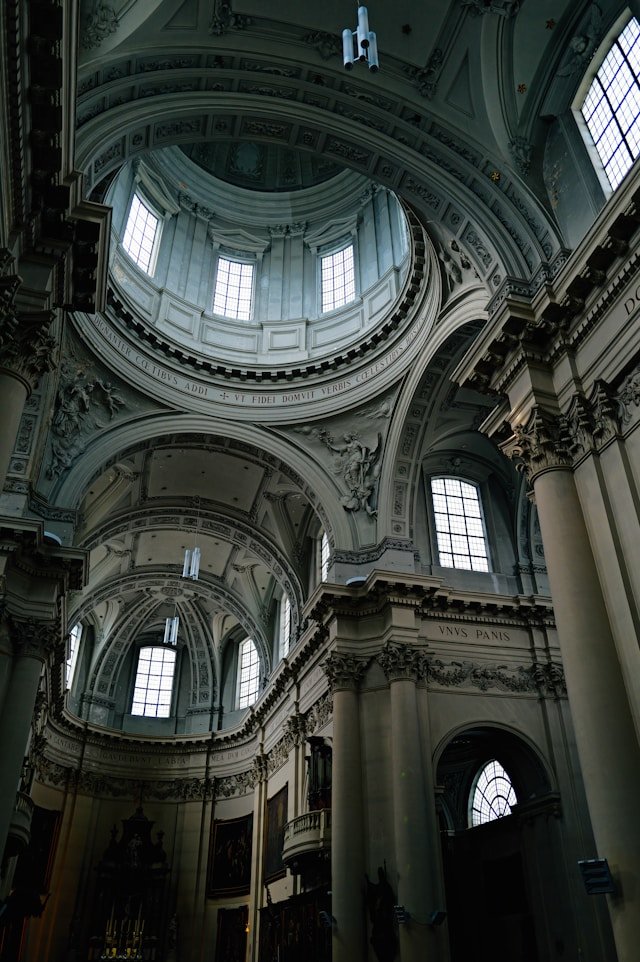
%> input picture adrien-olichon.jpg, 640 x 962 px
$ octave Pointillism.m   (GNU Octave 9; MATLAB toolbox functions it lacks are replaced by stand-ins)
%> lines starting %> are read from the running program, lines starting %| are printed output that depends on the picture
clc, clearvars, close all
file = "adrien-olichon.jpg";
img_raw = imread(file);
%> img_raw is the input picture: size 962x640x3 uint8; mean R, G, B 54.7, 60.2, 55.6

%% Analysis
clc, clearvars -except img_raw, close all

[img_h, img_w, ~] = size(img_raw);
%> img_h = 962; img_w = 640

if img_h > img_w
        multiplier = round(img_h ./ img_w, 1);
%> multiplier = 1.5
        target_width = 480;
        target_height = round(target_width * multiplier);
%> target_height = 720
    else
        multiplier = img_w / img_h;
        target_height = 480;
        target_width = round(target_height * multiplier);
end

img_rgb = imresize(img_raw, [target_height, target_width]);

%%
img_hsv = rgb2hsv(img_rgb);
%> img_hsv: size 720x480x3 double; mean H, S, V 0.318, 0.232, 0.241
[H, S, V] = imsplit(img_hsv);
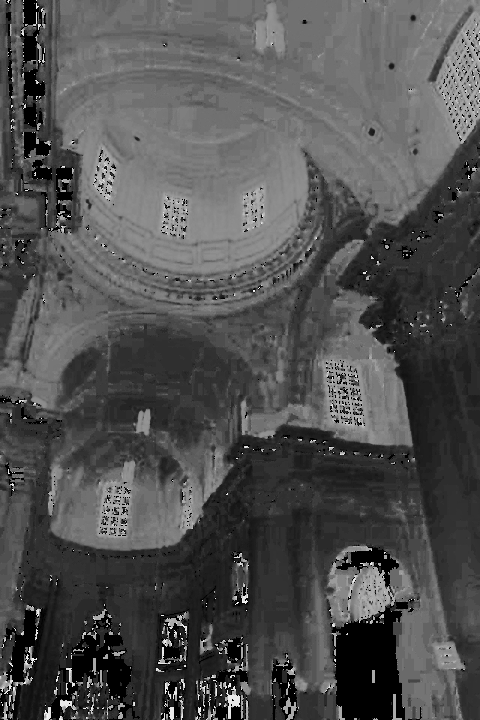
%> H: size 720x480 double; min 0, max 0.992, mean 0.318
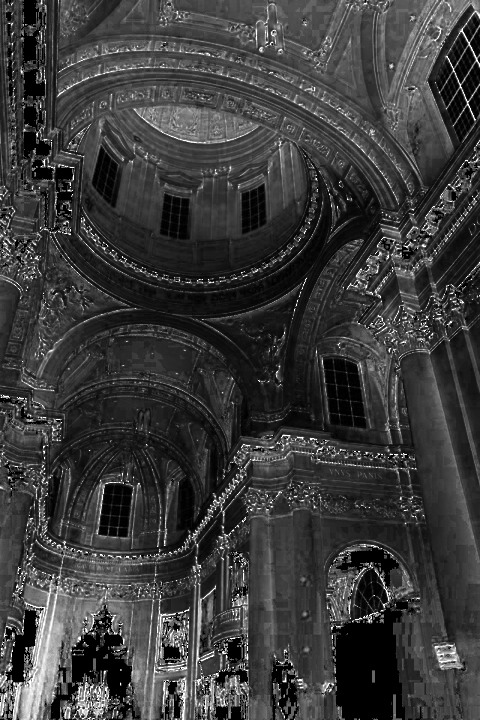
%> S: size 720x480 double; min 0, max 1, mean 0.232
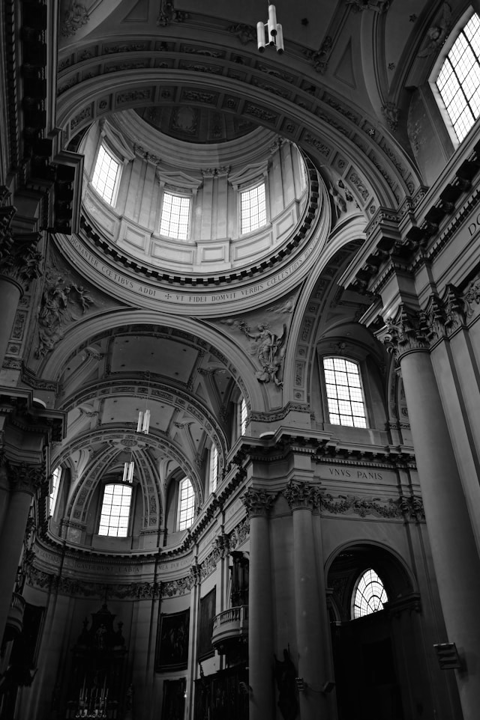
%> V: size 720x480 double; min 0, max 1, mean 0.241

% Generating random points
n = 100000;
row_id = randi([1, target_height], n,1);
col_id = randi([1, target_width], n,1);

H1 = H(sub2ind([target_height, target_width], row_id, col_id));
S1 = S(sub2ind([target_height, target_width], row_id, col_id));
V1 = V(sub2ind([target_height, target_width], row_id, col_id));

% flatten
HSV_points = [H1,S1,V1];
flat_RGB = hsv2rgb(HSV_points);

%%plot
figure (1);
hold on
scatter(col_id,row_id,10,flat_RGB,'filled')
hold off
axis equal
axis off
set(gca, 'YDir', 'reverse')
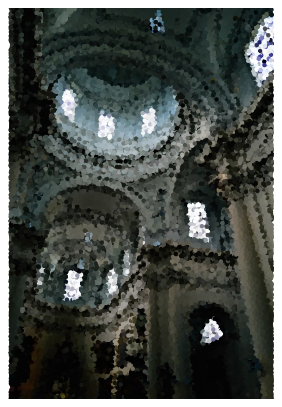
%> figure redrawn from the program's plot data
